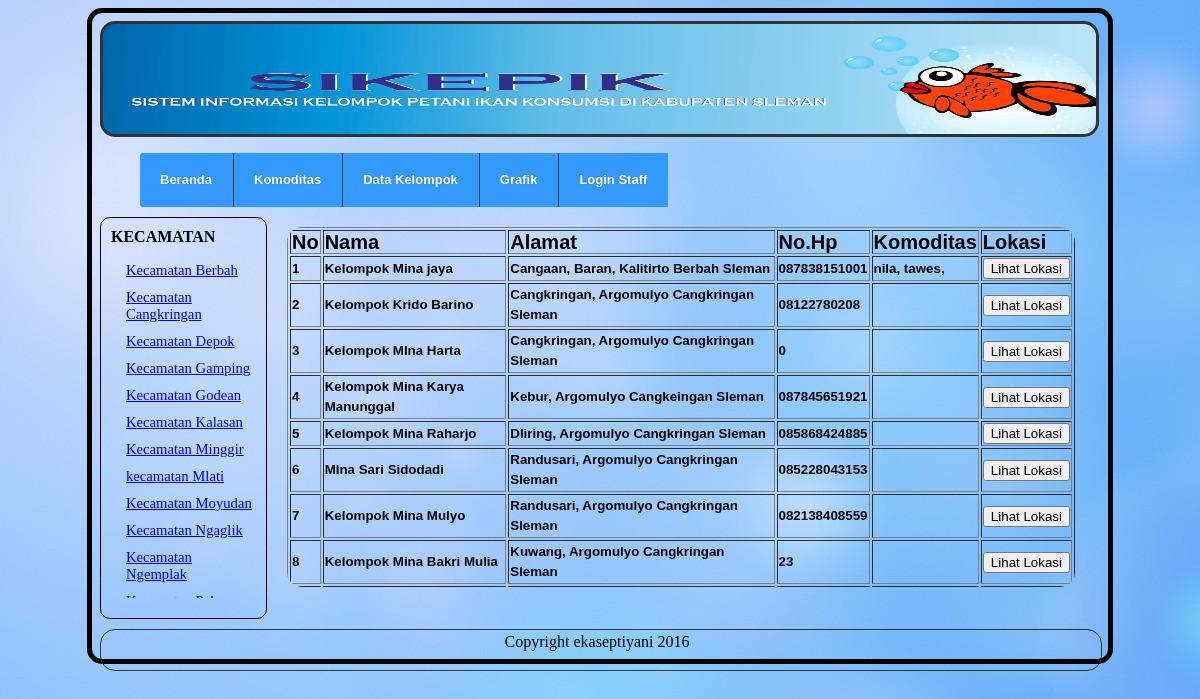
Page /index-2.php?id=2 on the earlier database version.
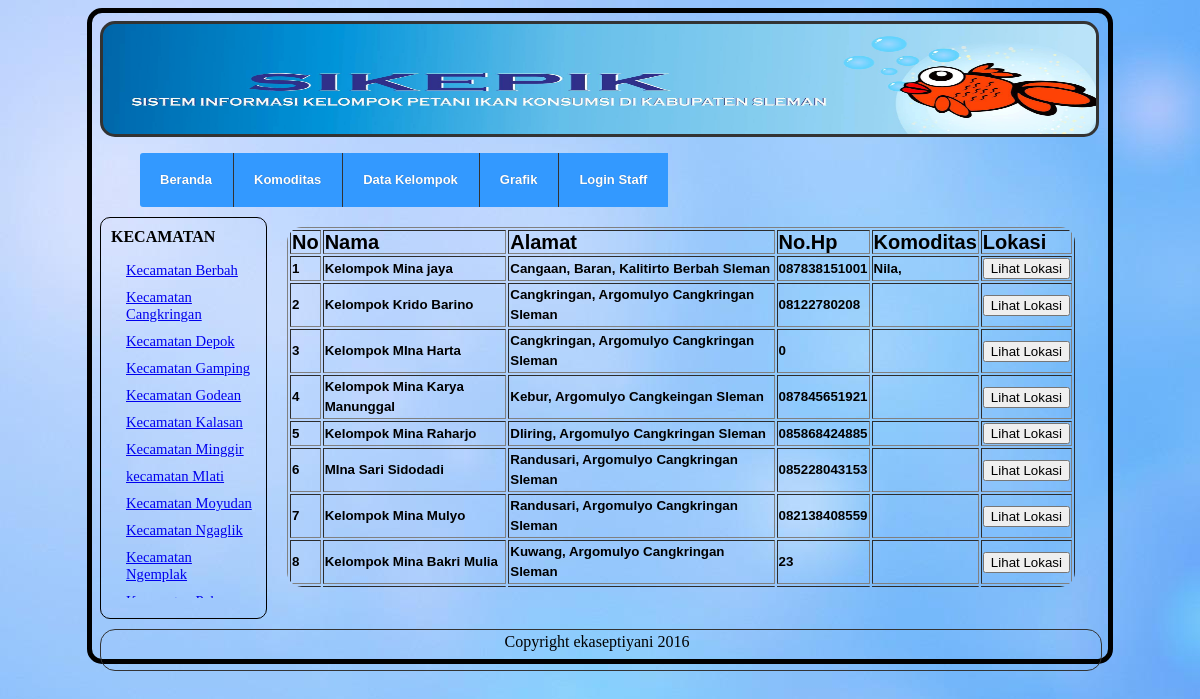
Same page on the later database version.
### tables this page shows
CREATE TABLE `db_datakelompok` (
  `id` int(11) NOT NULL AUTO_INCREMENT,
  `nama` varchar(50) NOT NULL,
  `alamat` text NOT NULL,
  `no_hp` char(12) NOT NULL,
  `id_kecamatan` int(11) NOT NULL,
  `longitude` float(10,6) NOT NULL,
  `latitude` float(10,6) NOT NULL,
  PRIMARY KEY (`id`),
  KEY `id_kecamatan` (`id_kecamatan`),
  KEY `id_kecamatan_2` (`id_kecamatan`),
  KEY `id_kecamatan_3` (`id_kecamatan`),
  KEY `id_kecamatan_4` (`id_kecamatan`),
  KEY `id_kecamatan_5` (`id_kecamatan`),
  KEY `id_kecamatan_6` (`id_kecamatan`),
  KEY `id` (`id`),
  KEY `id_2` (`id`)
);

### index-2.php (the view, shortened to what this page needs)
<?php
	$id = null;
	if(!empty($_GET['id'])){
		$id = $_GET['id'];
	}
?>
<!DOCTYPE html>
<html>
<head>
    <link rel="stylesheet" type="text/css" href="style.css" />
</head>
<body>
    <div id="kanvas">
        <div id="header">
        </div>
        <div id="menu">
              <ul class ="nav">
                  <li><a href="index.php">Beranda</a></li>
                  <li><a href="index-1.php">Komoditas</a></li>
                  <li><a href="index-2.php">Data Kelompok</a></li>
				  <li><a href="grafik.php">Grafik</a></li>
                  <li><a href="../baru/admin/index.php">Login Staff</a></li>
              </ul>
        </div>
		<?php
			include("sidebarKecamatan.php");
		?>
        <div id="datakelompok">
                <div class="isitabel">
                    <div class="kosong">
					<table border="1" >
                        <tr="ztr">
                            <th class="zth">No</th>
                            <th class="zth">Nama</th>
                            <th class="zth">Alamat</th>
                            <th class="zth">No.Hp</th>
							<th class="zth">Komoditas</th>
							<th class="zth">Lokasi</th>
                            <tr="ztr">
                                <?php
									$i=1;
									$qry_txt = "SELECT * FROM db_datakelompok WHERE 1=1 ---src---";
									$str = '';
									if(!is_null($id)){
										$str .= ' AND id_kecamatan ='. $id;
									}
									$qry_txt = str_replace('---src---', $str, $qry_txt);
									$query=mysql_query($qry_txt);
									while($data=mysql_fetch_array($query, MYSQL_ASSOC)) {
										$sql = '
											SELECT
												b.`nama` AS `nama_kelompok`,
												c.`nama` AS `nama_komoditas`
											FROM `subkomoditas` a
											JOIN db_datakelompok b ON b.`id` = a.`id_datakelompok`
											JOIN `komoditas` c ON c.`id_komoditas` = a.`id_komoditas`
											WHERE b.`id` ='. $data['id'];
										$exec_sql = mysql_query($sql);
										$komoditas = '';
										while($result = mysql_fetch_assoc($exec_sql)){
											$komoditas .= $result['nama_komoditas'] .', ';
										}
								?>
										<tr claas='ztr'>
											<td class='ztd'><?php echo"$i"; ?></td>
											<td class='ztd'><?php echo"$data[nama]"; ?></td>
											<td class='ztd'><?php echo"$data[alamat]"; ?></td>
											<td class='ztd'><?php echo"$data[no_hp]"; ?></td>
											<td class='ztd'><?php echo $komoditas; ?></td>
											<td class='ztd'><?php echo $sidebarKelompok; ?>
											<input type="submit" class="button" name="Lihat Lokasi" value="Lihat Lokasi" onClick='top.location'="sidebarKelompok"/></td>
										</tr>
								<?php $i++;}  ?>
					</table>
                </div>
            </div>
        </div>
        <div id="footer">
            <div class=""><center>Copyright ekaseptiyani 2016 &nbsp;
            </div>
        </div>
    </div>
</body>
</html>

Differences in the rows shown:
changed db_datakelompok "Kelompok Mina jaya": komoditas "nila, tawes," → "Nila,"
